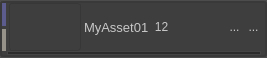
<?xml version="1.0" encoding="UTF-8"?>
<ui version="4.0">
 <class>CompactDelegate</class>
 <widget class="QWidget" name="CompactDelegate">
  <property name="geometry">
   <rect>
    <x>0</x>
    <y>0</y>
    <width>267</width>
    <height>58</height>
   </rect>
  </property>
  <property name="windowTitle">
   <string>Form</string>
  </property>
  <property name="styleSheet">
   <string notr="true">QWidget {
	background-color: rgb(76, 76, 76);
    color: rgb(200, 200, 200);
    selection-background-color: rgb(126, 126, 126);
    selection-color: rgb(250, 250, 250);
    outline: 0;
}
QWidget:item {
    background-color: transparent;
}
QWidget:item:hover {
    background-color: rgba(150, 146, 137, 15);
    color: rgb(250, 250, 250);
}
QWidget:item:selected {
    background-color: rgb(150, 146, 137);
    color: rgb(43, 43, 43);
}
QPushButton:hover {
    color: rgb(250, 250, 250);
    background-color: rgb(108, 108, 108);
 }
QCheckBox {
	padding-top: 2px;
}
QCheckBox::indicator:checked:hover,
QTreeView::indicator:checked:hover,
QListView::indicator:checked:hover {
    image: url(:/resources/checkbox_checked_hover.svg);
}
QCheckBox::indicator:unchecked:hover,
QTreeView::indicator:unchecked:hover,
QListView::indicator:unchecked:hover {
    image: url(:/resources/checkbox_hover.svg);
}
QCheckBox::indicator {
    width: 14px;
    height: 14px;
}
QCheckBox::indicator:checked,
QTreeView::indicator:checked,
QListView::indicator:checked {
    image: url(:/resources/checkbox_checked.svg);
}

QCheckBox::indicator:checked:hover,
QTreeView::indicator:checked:hover,
QListView::indicator:checked:hover {
    image: url(:/resources/checkbox_checked_hover.svg);
}

QCheckBox::indicator:unchecked,
QTreeView::indicator:unchecked,
QListView::indicator:unchecked {
    color: rgb(43, 43, 43);
    image: url(:/resources/checkbox.svg);
}</string>
  </property>
  <layout class="QVBoxLayout" name="verticalLayout_3">
   <property name="spacing">
    <number>0</number>
   </property>
   <property name="leftMargin">
    <number>0</number>
   </property>
   <property name="topMargin">
    <number>0</number>
   </property>
   <property name="rightMargin">
    <number>0</number>
   </property>
   <property name="bottomMargin">
    <number>0</number>
   </property>
   <item>
    <widget class="QFrame" name="frame">
     <property name="sizePolicy">
      <sizepolicy hsizetype="Preferred" vsizetype="Fixed">
       <horstretch>0</horstretch>
       <verstretch>0</verstretch>
      </sizepolicy>
     </property>
     <property name="minimumSize">
      <size>
       <width>0</width>
       <height>0</height>
      </size>
     </property>
     <property name="focusPolicy">
      <enum>Qt::ClickFocus</enum>
     </property>
     <property name="autoFillBackground">
      <bool>false</bool>
     </property>
     <property name="styleSheet">
      <string notr="true">QWidget{
	background-color: rgb(62, 62, 62);
}
QFrame{
    background-color: rgb(62, 62, 62);
   /* background-color: qlineargradient(y1: 1, y2: -.5, stop: 0 rgb(55, 105, 140), stop: 0.20 rgb(68, 68, 68));*/
   /* border: 1px solid rgb(43,43,43);*/
    border: 2px solid rgb(57,57,57);
	border-radius: 3px
}
QFrame[selected=&quot;true&quot;]{
    border: 2px solid rgb(150, 146, 137);
}</string>
     </property>
     <property name="frameShape">
      <enum>QFrame::StyledPanel</enum>
     </property>
     <property name="frameShadow">
      <enum>QFrame::Raised</enum>
     </property>
     <property name="selected" stdset="0">
      <bool>false</bool>
     </property>
     <layout class="QVBoxLayout" name="verticalLayout_2">
      <property name="spacing">
       <number>0</number>
      </property>
      <property name="leftMargin">
       <number>0</number>
      </property>
      <property name="topMargin">
       <number>0</number>
      </property>
      <property name="rightMargin">
       <number>0</number>
      </property>
      <property name="bottomMargin">
       <number>0</number>
      </property>
      <item>
       <widget class="QFrame" name="HeaderFrame">
        <property name="sizePolicy">
         <sizepolicy hsizetype="Preferred" vsizetype="Fixed">
          <horstretch>0</horstretch>
          <verstretch>0</verstretch>
         </sizepolicy>
        </property>
        <property name="minimumSize">
         <size>
          <width>0</width>
          <height>0</height>
         </size>
        </property>
        <property name="focusPolicy">
         <enum>Qt::ClickFocus</enum>
        </property>
        <property name="autoFillBackground">
         <bool>false</bool>
        </property>
        <property name="styleSheet">
         <string notr="true">QWidget{
	background-color: rgb(62, 62, 62);
}
QFrame{
    background-color: rgb(62, 62, 62);
    border: none;
}</string>
        </property>
        <property name="frameShape">
         <enum>QFrame::StyledPanel</enum>
        </property>
        <property name="frameShadow">
         <enum>QFrame::Raised</enum>
        </property>
        <property name="midLineWidth">
         <number>0</number>
        </property>
        <property name="selected" stdset="0">
         <bool>false</bool>
        </property>
        <layout class="QHBoxLayout" name="horizontalLayout_5">
         <property name="spacing">
          <number>0</number>
         </property>
         <property name="leftMargin">
          <number>0</number>
         </property>
         <property name="topMargin">
          <number>0</number>
         </property>
         <property name="rightMargin">
          <number>0</number>
         </property>
         <property name="bottomMargin">
          <number>0</number>
         </property>
         <item>
          <widget class="QFrame" name="dockTitleWidgets">
           <property name="styleSheet">
            <string notr="true">border: none;</string>
           </property>
           <property name="frameShape">
            <enum>QFrame::StyledPanel</enum>
           </property>
           <property name="frameShadow">
            <enum>QFrame::Raised</enum>
           </property>
           <layout class="QHBoxLayout" name="horizontalLayout_7">
            <property name="spacing">
             <number>3</number>
            </property>
            <property name="leftMargin">
             <number>0</number>
            </property>
            <property name="topMargin">
             <number>0</number>
            </property>
            <property name="rightMargin">
             <number>0</number>
            </property>
            <property name="bottomMargin">
             <number>0</number>
            </property>
           </layout>
          </widget>
         </item>
         <item>
          <layout class="QVBoxLayout" name="verticalLayout">
           <property name="spacing">
            <number>3</number>
           </property>
           <item>
            <widget class="Line" name="styledLine_2">
             <property name="minimumSize">
              <size>
               <width>4</width>
               <height>0</height>
              </size>
             </property>
             <property name="styleSheet">
              <string notr="true">QFrame {background-color: rgb(92, 92, 142);border: none}</string>
             </property>
             <property name="frameShadow">
              <enum>QFrame::Plain</enum>
             </property>
             <property name="lineWidth">
              <number>0</number>
             </property>
             <property name="midLineWidth">
              <number>0</number>
             </property>
             <property name="orientation">
              <enum>Qt::Vertical</enum>
             </property>
            </widget>
           </item>
           <item>
            <widget class="Line" name="styledLine">
             <property name="minimumSize">
              <size>
               <width>4</width>
               <height>0</height>
              </size>
             </property>
             <property name="styleSheet">
              <string notr="true">QFrame {background-color: rgb(150, 146, 137);border: none}</string>
             </property>
             <property name="frameShadow">
              <enum>QFrame::Plain</enum>
             </property>
             <property name="lineWidth">
              <number>0</number>
             </property>
             <property name="midLineWidth">
              <number>0</number>
             </property>
             <property name="orientation">
              <enum>Qt::Vertical</enum>
             </property>
            </widget>
           </item>
          </layout>
         </item>
         <item>
          <layout class="QHBoxLayout" name="headerLayout">
           <property name="spacing">
            <number>3</number>
           </property>
           <property name="leftMargin">
            <number>3</number>
           </property>
           <property name="topMargin">
            <number>0</number>
           </property>
           <property name="rightMargin">
            <number>3</number>
           </property>
           <property name="bottomMargin">
            <number>0</number>
           </property>
           <item>
            <widget class="QLabel" name="label">
             <property name="sizePolicy">
              <sizepolicy hsizetype="Fixed" vsizetype="Fixed">
               <horstretch>0</horstretch>
               <verstretch>0</verstretch>
              </sizepolicy>
             </property>
             <property name="minimumSize">
              <size>
               <width>72</width>
               <height>48</height>
              </size>
             </property>
             <property name="sizeIncrement">
              <size>
               <width>0</width>
               <height>0</height>
              </size>
             </property>
             <property name="styleSheet">
              <string notr="true">border: 1px solid rgb(55, 55, 55);</string>
             </property>
             <property name="text">
              <string/>
             </property>
            </widget>
           </item>
           <item>
            <widget class="QLabel" name="nameLabel">
             <property name="font">
              <font>
               <pointsize>10</pointsize>
              </font>
             </property>
             <property name="styleSheet">
              <string notr="true">border:none;</string>
             </property>
             <property name="frameShape">
              <enum>QFrame::NoFrame</enum>
             </property>
             <property name="frameShadow">
              <enum>QFrame::Sunken</enum>
             </property>
             <property name="text">
              <string>MyAsset01</string>
             </property>
             <property name="margin">
              <number>4</number>
             </property>
            </widget>
           </item>
           <item>
            <widget class="QToolButton" name="linksButton">
             <property name="toolTip">
              <string>Total number of Links.
Press to open the Asset's Upstream Dependencies (Links)</string>
             </property>
             <property name="styleSheet">
              <string notr="true">QToolButton{
padding: -2px;
border: none;
background-color: rgb(62, 62, 62);
}
QToolButton:hover{
background-color: rgb(92, 92, 92);
}</string>
             </property>
             <property name="text">
              <string>12</string>
             </property>
             <property name="icon">
              <iconset resource="../../relic_resources.qrc">
               <normaloff>:/resources/icons/folder_link.svg</normaloff>:/resources/icons/folder_link.svg</iconset>
             </property>
             <property name="iconSize">
              <size>
               <width>24</width>
               <height>24</height>
              </size>
             </property>
             <property name="toolButtonStyle">
              <enum>Qt::ToolButtonTextBesideIcon</enum>
             </property>
            </widget>
           </item>
           <item>
            <spacer name="horizontalSpacer">
             <property name="orientation">
              <enum>Qt::Horizontal</enum>
             </property>
             <property name="sizeHint" stdset="0">
              <size>
               <width>1</width>
               <height>1</height>
              </size>
             </property>
            </spacer>
           </item>
          </layout>
         </item>
         <item>
          <widget class="QToolButton" name="typeIcon">
           <property name="focusPolicy">
            <enum>Qt::NoFocus</enum>
           </property>
           <property name="toolTip">
            <string>Asset Type</string>
           </property>
           <property name="styleSheet">
            <string notr="true">padding: -2px;
border: none;
margin-right: 4px;</string>
           </property>
           <property name="text">
            <string>...</string>
           </property>
           <property name="icon">
            <iconset resource="../../relic_resources.qrc">
             <normaloff>:/resources/icons/component.svg</normaloff>:/resources/icons/component.svg</iconset>
           </property>
           <property name="iconSize">
            <size>
             <width>24</width>
             <height>24</height>
            </size>
           </property>
          </widget>
         </item>
         <item>
          <widget class="QToolButton" name="iconButton">
           <property name="focusPolicy">
            <enum>Qt::NoFocus</enum>
           </property>
           <property name="toolTip">
            <string>Asset Type</string>
           </property>
           <property name="styleSheet">
            <string notr="true">padding: -2px;
border: none;
margin-right: 4px;</string>
           </property>
           <property name="text">
            <string>...</string>
           </property>
           <property name="icon">
            <iconset resource="../../relic_resources.qrc">
             <normaloff>:/resources/icons/collection.svg</normaloff>:/resources/icons/collection.svg</iconset>
           </property>
           <property name="iconSize">
            <size>
             <width>24</width>
             <height>24</height>
            </size>
           </property>
          </widget>
         </item>
        </layout>
       </widget>
      </item>
      <item>
       <widget class="QProgressBar" name="progressBar">
        <property name="minimumSize">
         <size>
          <width>0</width>
          <height>0</height>
         </size>
        </property>
        <property name="maximumSize">
         <size>
          <width>16777215</width>
          <height>4</height>
         </size>
        </property>
        <property name="sizeIncrement">
         <size>
          <width>0</width>
          <height>0</height>
         </size>
        </property>
        <property name="baseSize">
         <size>
          <width>0</width>
          <height>0</height>
         </size>
        </property>
        <property name="styleSheet">
         <string notr="true">QProgressBar {
    background-color: rgb(43, 43, 43);
    border: 1px solid rgb(68, 68, 68);
    text-align: center;
	margin-left: 5px;
	margin-right: 4px;
}
QProgressBar::chunk {
    background-color: rgb(66, 118, 150);
    color: rgb(43, 43, 43);
}
QProgressBar[complete=&quot;true&quot;]::chunk{
    background-color: rgb(66, 175, 78)
}</string>
        </property>
        <property name="value">
         <number>0</number>
        </property>
        <property name="textVisible">
         <bool>false</bool>
        </property>
        <property name="invertedAppearance">
         <bool>false</bool>
        </property>
        <property name="complete" stdset="0">
         <bool>false</bool>
        </property>
       </widget>
      </item>
     </layout>
    </widget>
   </item>
  </layout>
 </widget>
 <resources>
  <include location="../../relic_resources.qrc"/>
 </resources>
 <connections/>
</ui>
